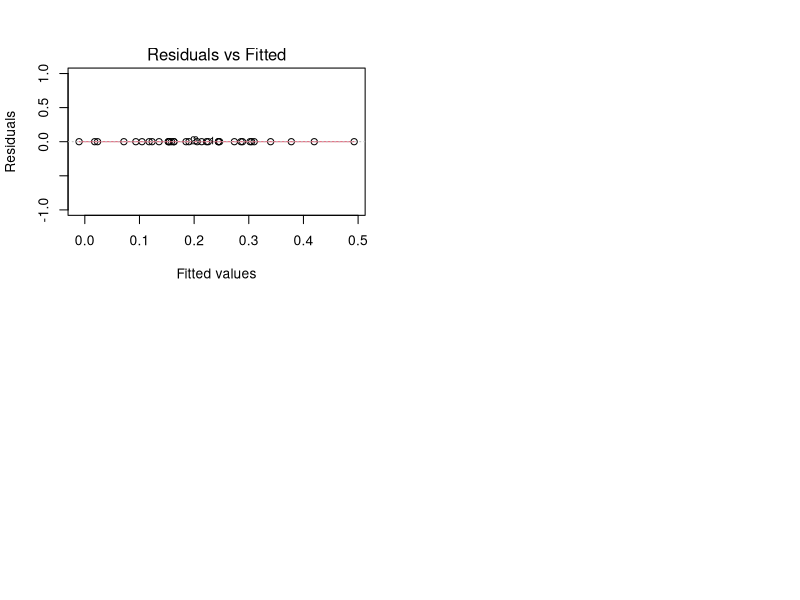

Source code (R): (Note: this script raises an error after producing the figure.)
## ---- chunk 1
knitr::opts_chunk$set(echo = FALSE)
## ---- chunk 2
library(ggplot2)
library(MASS)
library(tidyverse)
library(kableExtra)
## ---- chunk 3
inner_data = read.csv("../Data/final_data_quarter_inner_join3.csv")
#inner_data$X.unem..TOTAL.[is.na(inner_data$X.unem..TOTAL.)] <- 0
#inner_data$X.GDP..TOTAL.[is.na(inner_data$X.GDP..TOTAL.)] <- 0

inner_data = inner_data %>% filter(!is.na(X.unem..TOTAL.)) %>% filter(!is.na(X.GDP..TOTAL.))

inner_data #%>% kable %>% kable_styling()
#dim(inner_data)
## ---- chunk 4
model11 = lm(X.unem..TOTAL. ~ New_cases_pc + Country, data=inner_data)
modsum = summary(model11)
as.data.frame(modsum[4]$coefficients) #%>% kable %>% kable_styling()
## ---- chunk 5
par(mfrow=c(2,2))
plot(model11)
## ---- chunk 6
model11 = lm(X.unem..TOTAL. ~ New_cases_pc, data=inner_data)

modsum = summary(model11)
as.data.frame(modsum[4]$coefficients) #%>% kable %>% kable_styling()
## ---- chunk 7
par(mfrow=c(2,2))
plot(model11)
## ---- chunk 8
model11 = lm(X.GDP..TOTAL. ~ New_cases_pc + Country, data=inner_data)

modsum = summary(model11)
as.data.frame(modsum[4]$coefficients) %>% kable %>% kable_styling()
## ---- chunk 9
par(mfrow=c(2,2))
plot(model11)
## ---- chunk 10
model11 = lm(X.GDP..TOTAL. ~ New_cases_pc, data=inner_data)

modsum = summary(model11)
as.data.frame(modsum[4]$coefficients) %>% kable %>% kable_styling()
## ---- chunk 11
par(mfrow=c(2,2))
plot(model11)
